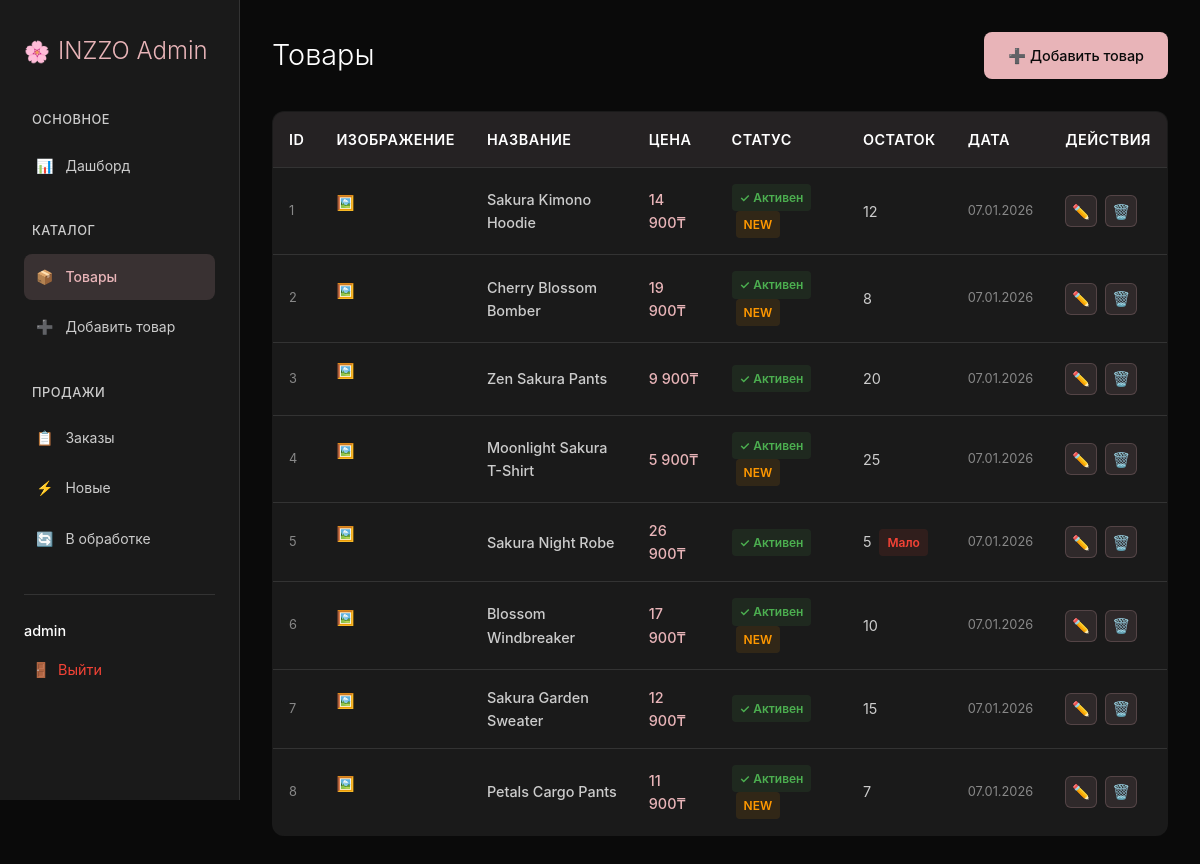
The page /admin/dashboard.php?action=products (signed in) on the database its author committed.
### tables this page shows
CREATE TABLE products (
    id INT PRIMARY KEY AUTO_INCREMENT,
    name VARCHAR(255) NOT NULL,
    slug VARCHAR(255) UNIQUE NOT NULL,
    description TEXT,
    price DECIMAL(10,2) NOT NULL CHECK (price > 0),
    original_price DECIMAL(10,2),
    image VARCHAR(255) NOT NULL DEFAULT 'placeholder.jpg',
    is_new BOOLEAN DEFAULT FALSE,
    is_active BOOLEAN DEFAULT TRUE,
    stock INT DEFAULT 0,
    created_at TIMESTAMP DEFAULT CURRENT_TIMESTAMP,
    updated_at TIMESTAMP DEFAULT CURRENT_TIMESTAMP ON UPDATE CURRENT_TIMESTAMP,
    FULLTEXT idx_search (name, description),
    INDEX idx_slug (slug),
    INDEX idx_new (is_new),
    INDEX idx_active (is_active),
    INDEX idx_created (created_at)
);

### core/App.php (called while the page is built, shortened)
<?php
class App {
    private static $instance = null;
    private $db;
    public static function init(): self {
        if (self::$instance === null) {
            self::$instance = new self();
        }
        return self::$instance;
    }
    private function initDatabase(): void {
        try {
            $this->db = new PDO(
                "mysql:host=" . DB_HOST . ";dbname=" . DB_NAME . ";charset=utf8mb4",
                DB_USER,
                DB_PASS,
                [
                    PDO::ATTR_ERRMODE => PDO::ERRMODE_EXCEPTION,
                    PDO::ATTR_DEFAULT_FETCH_MODE => PDO::FETCH_ASSOC,
                    PDO::ATTR_EMULATE_PREPARES => false
                ]
            );
        } catch (PDOException $e) {
            if (ini_get('display_errors')) {
                die('Ошибка подключения к базе данных: ' . $e->getMessage());
            } else {
                error_log("Ошибка подключения к БД: " . $e->getMessage());
                die('Ошибка подключения к базе данных');
            }
        }
    }
    public function query(string $sql, array $params = []): PDOStatement {
        $stmt = $this->db->prepare($sql);
        $stmt->execute($params);
        return $stmt;
    }
}
?>

### admin/dashboard.php (the view, shortened to what this page needs)
<?php
require_once '../core/App.php';
try {
    $app = App::init();
} catch (Exception $e) {
    die('Ошибка инициализации приложения: ' . $e->getMessage());
}
$action = $_GET['action'] ?? 'dashboard';
switch ($action) {
    case 'products':
        $products = $app->query("SELECT * FROM products ORDER BY created_at DESC")->fetchAll();
        $view = 'products';
        break;
}
?>
<!DOCTYPE html>
<html lang="ru">
<head>
</head>
<body>
    <div class="sidebar">
        <a href="?action=dashboard" class="logo">
            <span>INZZO Admin</span>
        </a>
        <div class="nav-section">
            <div class="nav-title">Основное</div>
            <a href="?action=dashboard" class="nav-link <?= $action === 'dashboard' ? 'active' : '' ?>">
                📊 <span>Дашборд</span>
            </a>
        </div>
        <div class="nav-section">
            <div class="nav-title">Каталог</div>
            <a href="?action=products" class="nav-link <?= $action === 'products' ? 'active' : '' ?>">
                📦 <span>Товары</span>
            </a>
            <a href="?action=edit" class="nav-link <?= $action === 'edit' ? 'active' : '' ?>">
                ➕ <span>Добавить товар</span>
            </a>
        </div>
        <div class="nav-section">
            <div class="nav-title">Продажи</div>
            <a href="?action=orders" class="nav-link <?= $action === 'orders' ? 'active' : '' ?>">
                📋 <span>Заказы</span>
            </a>
            <a href="?action=orders&status=new" class="nav-link">
                ⚡ <span>Новые</span>
            </a>
            <a href="?action=orders&status=processing" class="nav-link">
                🔄 <span>В обработке</span>
            </a>
        </div>
        <div class="user-info">
            <div class="user-name">
                <span><?= htmlspecialchars($_SESSION['admin_username'] ?? 'Администратор') ?></span>
            </div>
            <a href="logout.php" class="logout-link">
                🚪 <span>Выйти</span>
            </a>
        </div>
    </div>
    <div class="main">
        <?php if ($view === 'dashboard'): ?>
        <div class="page-header">
            <h1 class="page-title">Дашборд</h1>
            <div style="color: var(--text-light); font-size: 0.9rem; font-weight: 400;">
                <?= date('d.m.Y H:i') ?>
            </div>
        </div>
        <div class="stats-grid">
            <div class="stat-card">
                <div class="stat-value"><?= $stats['products'] ?></div>
                <div class="stat-label">Товаров в каталоге</div>
            </div>
            <div class="stat-card">
                <div class="stat-value"><?= $stats['orders'] ?></div>
                <div class="stat-label">Всего заказов</div>
            </div>
            <div class="stat-card">
                <div class="stat-value"><?= number_format($stats['revenue_all'], 0, '.', ' ') ?>₸</div>
                <div class="stat-label">Общая выручка (все заказы)</div>
                <?php if ($stats['revenue'] > 0): ?>
                <div style="font-size: 0.8rem; color: var(--text-muted); margin-top: 0.5rem;">
                    Доставленные: <?= number_format($stats['revenue'], 0, '.', ' ') ?>₸
                </div>
                <?php endif; ?>
            </div>
            <div class="stat-card">
                <div class="stat-value"><?= $stats['low_stock'] ?></div>
                <div class="stat-label">Мало остатков</div>
            </div>
        </div>
        <div class="stats-grid">
            <div class="stat-card">
                <div class="stat-value"><?= $stats['new_orders'] ?></div>
                <div class="stat-label">
                    <span class="badge badge-new">Новые</span>
                </div>
            </div>
            <div class="stat-card">
                <div class="stat-value"><?= $stats['confirmed_orders'] ?></div>
                <div class="stat-label">
                    <span class="badge badge-confirmed">Подтвержденные</span>
                </div>
            </div>
            <div class="stat-card">
                <div class="stat-value"><?= $stats['processing_orders'] ?></div>
                <div class="stat-label">
                    <span class="badge badge-warning">В обработке</span>
                </div>
            </div>
            <div class="stat-card">
                <div class="stat-value"><?= $stats['shipped_orders'] ?></div>
                <div class="stat-label">
                    <span class="badge badge-shipped">Отправленные</span>
                </div>
            </div>
            <div class="stat-card">
                <div class="stat-value"><?= $stats['delivered_orders'] ?></div>
                <div class="stat-label">
                    <span class="badge badge-success">Доставленные</span>
                </div>
            </div>
            <div class="stat-card">
                <div class="stat-value"><?= $stats['cancelled_orders'] ?></div>
                <div class="stat-label">
                    <span class="badge badge-error">Отмененные</span>
                </div>
            </div>
        </div>
        <div class="card">
            <h2 class="card-title">Последние заказы</h2>
            <table>
                <thead>
                    <tr>
                        <th>Номер</th>
                        <th>Клиент</th>
                        <th>Сумма</th>
                        <th>Статус</th>
                        <th>Дата</th>
                        <th>Действия</th>
                    </tr>
                </thead>
                <tbody>
                    <?php foreach ($orders as $order): ?>
                    <tr>
                        <td style="font-weight: 500; color: var(--accent);"><?= htmlspecialchars($order['order_number']) ?></td>
                        <td>
                            <div style="font-weight: 500;"><?= htmlspecialchars($order['customer_name']) ?></div>
                            <div style="font-size: 0.8rem; color: var(--text-muted);"><?= htmlspecialchars($order['customer_email']) ?></div>
                        </td>
                        <td style="font-weight: 500;">
                            <?= number_format($order['total_amount'], 0, '.', ' ') ?>₸
                        </td>
                        <td>
                            <span class="status status-<?= $order['status'] ?>"><?= $order['status'] ?></span>
                        </td>
                        <td style="color: var(--text-muted); font-size: 0.8rem;">
                            <?= date('d.m.Y H:i', strtotime($order['created_at'])) ?>
                        </td>
                        <td>
                            <div class="actions">
                                <a href="?action=view_order&id=<?= $order['id'] ?>" class="action-btn" title="Просмотр">
                                    👁️
                                </a>
                                <a href="?action=edit_order&id=<?= $order['id'] ?>" class="action-btn" title="Изменить статус">
                                    ✏️
                                </a>
                            </div>
                        </td>
                    </tr>
                    <?php endforeach; ?>
                </tbody>
            </table>
            <div style="text-align: right; margin-top: 1rem;">
                <a href="?action=orders" class="btn btn-secondary btn-small">Все заказы →</a>
            </div>
        </div>
        <div class="card">
            <h2 class="card-title">Последние товары</h2>
            <table>
                <thead>
                    <tr>
                        <th>Название</th>
                        <th>Цена</th>
                        <th>Статус</th>
                        <th>Остаток</th>
                        <th>Действия</th>
                    </tr>
                </thead>
                <tbody>
                    <?php foreach ($products as $product): ?>
                    <tr>
                        <td style="font-weight: 500;"><?= htmlspecialchars(mb_substr($product['name'], 0, 30)) ?></td>
                        <td style="color: var(--accent); font-weight: 500;">
                            <?= number_format($product['price'], 0, '.', ' ') ?>₸
                        </td>
                        <td>
                            <?php if ($product['is_active']): ?>
                                <span class="badge badge-success">✓ Активен</span>
                            <?php else: ?>
                                <span class="badge badge-error">✗ Скрыт</span>
                            <?php endif; ?>
                            <?php if ($product['is_new']): ?>
                                <span class="badge badge-warning" style="margin-left: 0.25rem;">NEW</span>
                            <?php endif; ?>
                        </td>
                        <td>
                            <?php if ($product['stock'] >= 0): ?>
                                <?= $product['stock'] ?>
                                <?php if ($product['stock'] <= 5): ?>
                                    <span class="badge badge-error" style="margin-left: 0.25rem;">Мало</span>
                                <?php endif; ?>
                            <?php else: ?>
                                ∞
                            <?php endif; ?>
                        </td>
                        <td>
                            <div class="actions">
                                <a href="?action=edit&id=<?= $product['id'] ?>" class="action-btn" title="Редактировать">
                                    ✏️
                                </a>
                                <a href="?action=delete&id=<?= $product['id'] ?>"
                                   class="action-btn"
                                   title="Удалить"
                                   onclick="return confirm('Удалить товар «<?= htmlspecialchars($product['name']) ?>»?')"
                                   style="color: var(--error);">
                                    🗑️
                                </a>
                            </div>
                        </td>
                    </tr>
                    <?php endforeach; ?>
                </tbody>
            </table>
            <div style="text-align: right; margin-top: 1rem;">
                <a href="?action=products" class="btn btn-secondary btn-small">Все товары →</a>
            </div>
        </div>
        <?php elseif ($view === 'products'): ?>
        <div class="page-header">
            <h1 class="page-title">Товары</h1>
            <a href="?action=edit" class="btn">➕ Добавить товар</a>
        </div>
        <table>
            <thead>
                <tr>
                    <th>ID</th>
                    <th>Изображение</th>
                    <th>Название</th>
                    <th>Цена</th>
                    <th>Статус</th>
                    <th>Остаток</th>
                    <th>Дата</th>
                    <th>Действия</th>
                </tr>
            </thead>
            <tbody>
                <?php foreach ($products as $product): ?>
                <tr>
                    <td style="color: var(--text-muted); font-size: 0.8rem;"><?= $product['id'] ?></td>
                    <td>
                        <?php if ($product['image']): ?>
                        <div style="width: 40px; height: 40px; border-radius: 6px; overflow: hidden;">
                        </div>
                        <?php else: ?>
                        🖼️
                        <?php endif; ?>
                    </td>
                    <td style="font-weight: 500;"><?= htmlspecialchars($product['name']) ?></td>
                    <td style="color: var(--accent); font-weight: 500;">
                        <?= number_format($product['price'], 0, '.', ' ') ?>₸
                    </td>
                    <td>
                        <?php if ($product['is_active']): ?>
                            <span class="badge badge-success">✓ Активен</span>
                        <?php else: ?>
                            <span class="badge badge-error">✗ Скрыт</span>
                        <?php endif; ?>
                        <?php if ($product['is_new']): ?>
                            <span class="badge badge-warning" style="margin-left: 0.25rem;">NEW</span>
                        <?php endif; ?>
                    </td>
                    <td>
                        <?php if ($product['stock'] >= 0): ?>
                            <?= $product['stock'] ?>
                            <?php if ($product['stock'] <= 5): ?>
                                <span class="badge badge-error" style="margin-left: 0.25rem;">Мало</span>
                            <?php endif; ?>
                        <?php else: ?>
                            ∞
                        <?php endif; ?>
                    </td>
                    <td style="color: var(--text-muted); font-size: 0.8rem;">
                        <?= date('d.m.Y', strtotime($product['created_at'])) ?>
                    </td>
                    <td>
                        <div class="actions">
                            <a href="?action=edit&id=<?= $product['id'] ?>" class="action-btn" title="Редактировать">
                                ✏️
                            </a>
                            <a href="?action=delete&id=<?= $product['id'] ?>"
                               class="action-btn"
                               title="Удалить"
                               onclick="return confirm('Удалить товар «<?= htmlspecialchars($product['name']) ?>»?')"
                               style="color: var(--error);">
                                🗑️
                            </a>
                        </div>
                    </td>
                </tr>
                <?php endforeach; ?>
            </tbody>
        </table>
        <?php endif; ?>
    </div>
</body>
</html>

### rows shown on the page
products: id "1", name "Sakura Kimono Hoodie", price "14 900", is_active "✓ Активен", is_new "NEW", stock "12", created_at "07.01.2026"
products: id "2", name "Cherry Blossom Bomber", price "19 900", is_active "✓ Активен", is_new "NEW", stock "8", created_at "07.01.2026"
products: id "3", name "Zen Sakura Pants", price "9 900", is_active "✓ Активен", stock "20", created_at "07.01.2026"
products: id "4", name "Moonlight Sakura T-Shirt", price "5 900", is_active "✓ Активен", is_new "NEW", stock "25", created_at "07.01.2026"
products: id "5", name "Sakura Night Robe", price "26 900", is_active "✓ Активен", stock "5", shows "Мало", created_at "07.01.2026"
products: id "6", name "Blossom Windbreaker", price "17 900", is_active "✓ Активен", is_new "NEW", stock "10", created_at "07.01.2026"
products: id "7", name "Sakura Garden Sweater", price "12 900", is_active "✓ Активен", stock "15", created_at "07.01.2026"
products: id "8", name "Petals Cargo Pants", price "11 900", is_active "✓ Активен", is_new "NEW", stock "7", created_at "07.01.2026"

### other values the page prints
$_SESSION['admin_username'] "admin"
